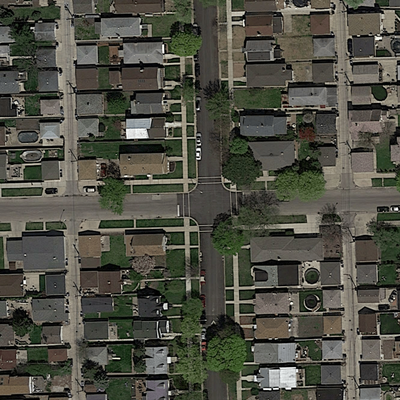
#> input picture KaggleData/test_images/training/images/satImage_001.png, 400 x 400 px, found by its file name
$ jupyter execute --allow-errors 'Data Manipulation.ipynb'   (shell and % lines are left out)
#> lines starting #> are read from the running program, lines starting #| are printed output that depends on the picture
[cell 1]
import numpy as np
import pickle
import cv2
from tqdm import tqdm_notebook
import os
import json
import math
import h5py


from matplotlib.pyplot import imshow
from matplotlib import pyplot as plt

[cell 2]
img_width = img_height = 256
stride = 64
num_channels = 3
root_path = "../Data/"
mode = 'training'

[cell 3]
def crop_and_save():
    """
    Imports images and crops to multiple sub images of a definite size inorder to preserve the resolution of the images and maximise the number of images that are available.
    """

    files = next(os.walk(root_path + mode + '/images/'))[2]
    print('Total number of files =',len(files))

    counter = 0
    for image_file in files:

        print(image_file)
        image_path = root_path+mode+'/images/'+image_file
        image = cv2.imread(image_path)
#> image is the input picture: shape (400, 400, 3); mean B, G, R 68.4, 78.9, 78.8

        mask_path = root_path+mode+'/groundtruth/'+image_file
        mask = cv2.imread(mask_path, 0)
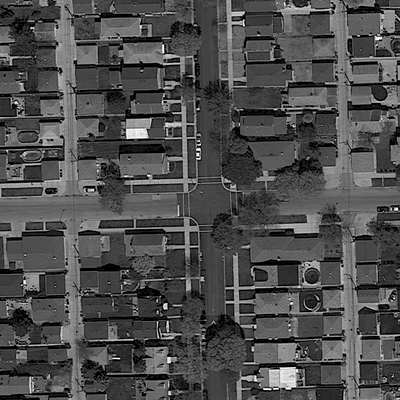
#> mask: shape (400, 400); min 0, max 255, mean 77.7


        for r in range(0, image.shape[0], stride):
            for c in range(0, image.shape[1], stride):
                if r+img_height<=image.shape[0] and c+img_width<=image.shape[1]:
                    counter += 1
                    blank_image = np.zeros((img_height ,img_width, 3), dtype = int)
                    blank_mask = np.zeros((img_height ,img_width), dtype = int)

                    new_image_path = root_path+mode+'/images2/' + 'satImage_' + '{:03d}'.format(counter) + '.png'
                    new_mask_path = root_path+mode+'/groundtruth2/' + 'satImage_' + '{:03d}'.format(counter) + '.png'

                    new_image = np.array(image[r:r+img_height, c:c+img_width,:])
                    new_mask = np.array(mask[r:r+img_height, c:c+img_width])


                    blank_image[:new_image.shape[0], :new_image.shape[1], :] += new_image
                    blank_mask[:new_image.shape[0], :new_image.shape[1]] += new_mask


                    cv2.imwrite(new_image_path, blank_image)
                    cv2.imwrite(new_mask_path, blank_mask)
#> this loop made 7 passes
#> pass 1, in crop_and_save, `cv2.imwrite(new_image_path, blank_image)`:
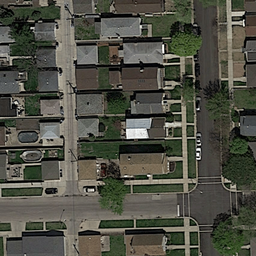
#> saved as satImage_001.png: shape (256, 256, 3); mean B, G, R 68.7, 79.5, 79
#> pass 1, in crop_and_save, `cv2.imwrite(new_image_path, blank_image)`:
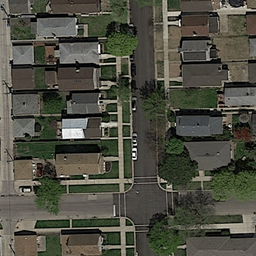
#> saved as satImage_002.png: shape (256, 256, 3); mean B, G, R 67, 78.6, 78.4
#> after the loop:
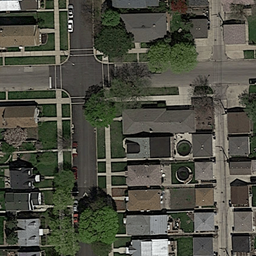
#> blank_image: shape (256, 256, 3) int64; mean B, G, R 67.4, 78.8, 78.2
#> after the loop:
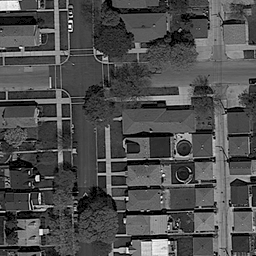
#> blank_mask: shape (256, 256) int64; min 0, max 255, mean 77.3
#> after the loop, counter = 9

crop_and_save()

$ run again, on KaggleData/test_images/training/images/satImage_003.png
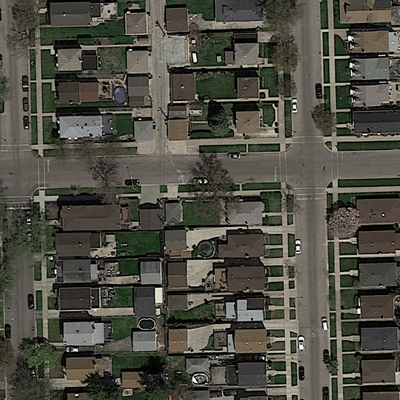
#> input picture KaggleData/test_images/training/images/satImage_003.png, 400 x 400 px, found by its file name
#> in crop_and_save, image is the input picture: shape (400, 400, 3); mean B, G, R 68, 77.7, 78.7
#> the loop in crop_and_save, `for r in range(0, image.shape[0], stride):` made 7 passes
#> pass 1, in crop_and_save, `cv2.imwrite(new_image_path, blank_image)`:
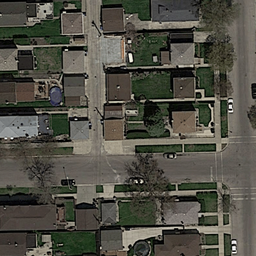
#> saved as satImage_002.png: shape (256, 256, 3); mean B, G, R 69.5, 79.3, 80.6
#> after the loop in crop_and_save, `for r in range(0, image.shape[0], stride):`:
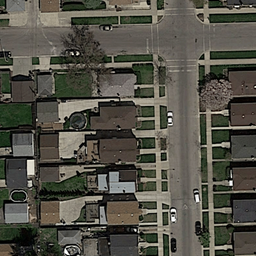
#> blank_image: shape (256, 256, 3) int64; mean B, G, R 72.1, 81.9, 83.7
#> after the loop in crop_and_save, `for r in range(0, image.shape[0], stride):`: counter = 9
#> all_masks = []

$ run again, on KaggleData/test_images/training/images/satImage_004.png
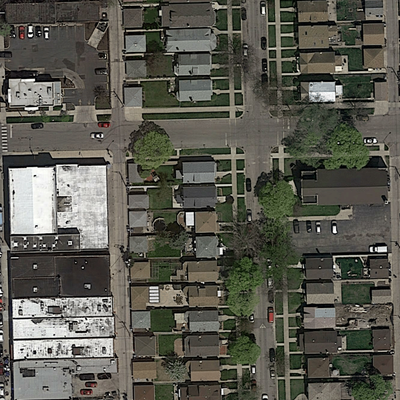
#> input picture KaggleData/test_images/training/images/satImage_004.png, 400 x 400 px, found by its file name
#> in crop_and_save, image is the input picture: shape (400, 400, 3); mean B, G, R 80.3, 89.7, 90.2
#> the loop in crop_and_save, `for r in range(0, image.shape[0], stride):` made 7 passes
#> pass 1, in crop_and_save, `cv2.imwrite(new_image_path, blank_image)`:
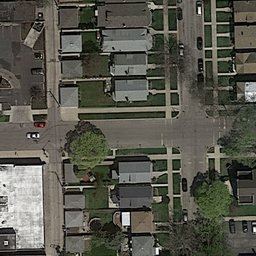
#> saved as satImage_002.png: shape (256, 256, 3); mean B, G, R 76.4, 86.9, 87
#> after the loop in crop_and_save, `for r in range(0, image.shape[0], stride):`:
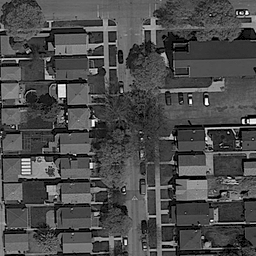
#> blank_mask: shape (256, 256) int64; min 0, max 255, mean 75.2
#> after the loop in crop_and_save, `for r in range(0, image.shape[0], stride):`: counter = 9
#> all_masks = []
